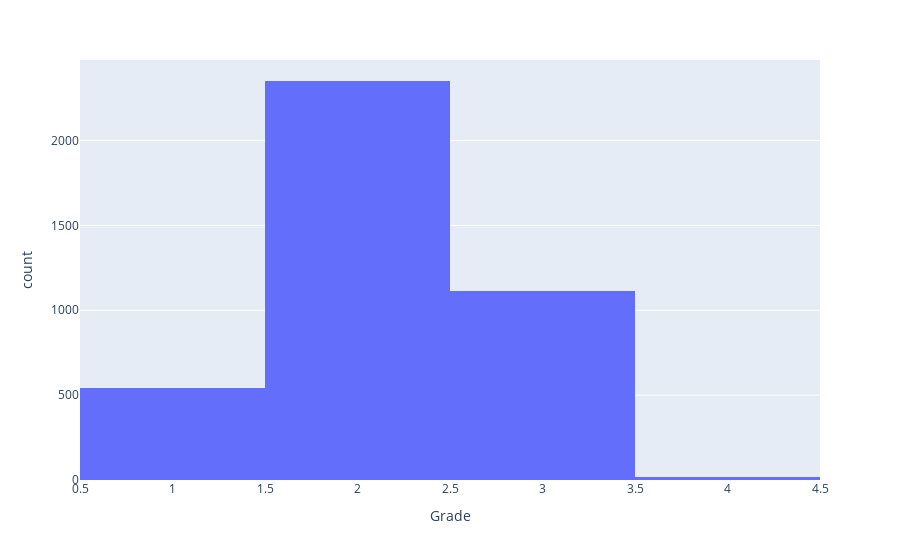

Write notebook code for a chart like this one.
### Markdown cell above
Plotting a histogram of the Grade column to visualize the count of grades

### Code cell
Grade_hist = px.histogram(df, x="Grade")
Grade_hist.show()

### Figure 1 — Plotly figure (JSON) as saved in the notebook; plotly's stock layout.template omitted (floating-point values rounded to 4 significant figures; data arrays with more than 128 entries replaced by an {"elided": "..."} marker saying what was removed)
{"data": [{"bingroup": "x", "hovertemplate": "Grade=%{x}<br>count=%{y}<extra></extra>", "legendgroup": "", "marker": {"color": "#636efa", "pattern": {"shape": ""}}, "name": "", "orientation": "v", "showlegend": false, "type": "histogram", "x": {"elided": "4024 int values"}, "xaxis": "x", "yaxis": "y"}], "layout": {"barmode": "relative", "legend": {"tracegroupgap": 0}, "margin": {"t": 60}, "xaxis": {"anchor": "y", "domain": [0, 1], "title": {"text": "Grade"}}, "yaxis": {"anchor": "x", "domain": [0, 1], "title": {"text": "count"}}}}
